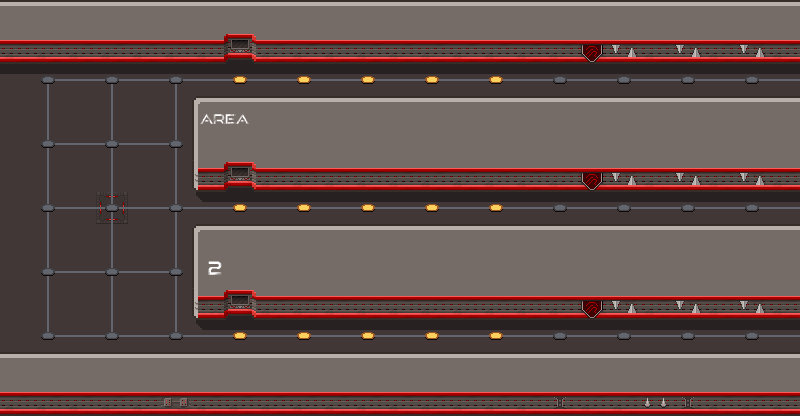

Below is a game level as drawn by its tile map, then a one-line description and the .tmx file that defines it, in full:
An orthogonal 25x13 tile map with 32x32 px tiles, 6 tile layers (floor, shadow, wall, line, ...), 3 tilesets.

<map version="1.10" tiledversion="1.10.2" orientation="orthogonal" renderorder="right-down" width="25" height="13" tilewidth="32" tileheight="32" infinite="0" nextlayerid="7" nextobjectid="1">
 <tileset firstgid="1" source="alien_spaceship_tileset2.tsx" />
 <tileset firstgid="241" source="alien_spaceship_tileset.tsx" />
 <tileset firstgid="433" source="scifi_tileset_01.tsx" />
 <layer id="2" name="floor" width="25" height="13">
  <data encoding="csv">
141,141,141,141,141,141,141,141,141,141,141,141,141,141,141,141,141,141,141,141,141,141,141,141,141,
141,141,141,141,141,141,141,141,141,141,141,141,141,141,141,141,141,141,141,141,141,141,141,141,141,
141,141,141,141,141,141,141,141,141,141,141,141,141,141,141,141,141,141,141,141,141,141,141,141,141,
141,141,141,141,141,141,141,141,141,141,141,141,141,141,141,141,141,141,141,141,141,141,141,141,141,
141,141,141,141,141,141,141,141,141,141,141,141,141,141,141,141,141,141,141,141,141,141,141,141,141,
141,141,141,141,141,141,141,141,141,141,141,141,141,141,141,141,141,141,141,141,141,141,141,141,141,
141,141,141,183,141,141,141,141,141,141,141,141,141,141,141,141,141,141,141,141,141,141,141,141,141,
141,141,141,141,141,141,141,141,141,141,141,141,141,141,141,141,141,141,141,141,141,141,141,141,141,
141,141,141,141,141,141,141,141,141,141,141,141,141,141,141,141,141,141,141,141,141,141,141,141,141,
141,141,141,141,141,141,141,141,141,141,141,141,141,141,141,141,141,141,141,141,141,141,141,141,141,
141,141,141,141,141,141,141,141,141,141,141,141,141,141,141,141,141,141,141,141,141,141,141,141,141,
141,141,141,141,141,141,141,141,141,141,141,141,141,141,141,141,141,141,141,141,141,141,141,141,141,
141,141,141,141,141,141,141,141,141,141,141,141,141,141,141,141,141,141,141,141,141,141,141,141,141
</data>
 </layer>
 <layer id="5" name="shadow" width="25" height="13" opacity="0.4">
  <data encoding="csv">
0,0,0,0,0,0,0,0,0,0,0,0,0,0,0,0,0,0,0,0,0,0,0,0,0,
0,0,0,0,0,0,0,36,0,0,0,0,0,0,0,0,0,0,0,0,0,0,0,0,0,
22,22,22,22,22,22,22,22,22,22,22,22,22,22,22,22,22,22,22,22,22,22,22,22,22,
0,0,0,0,0,0,0,0,0,0,0,0,0,0,0,0,0,0,0,0,0,0,0,0,0,
0,0,0,0,0,0,0,0,0,0,0,0,0,0,0,0,0,0,0,0,0,0,0,0,0,
0,0,0,0,0,0,0,36,0,0,0,0,0,0,0,0,0,0,0,0,0,0,0,0,0,
0,0,0,0,0,0,24,22,22,22,22,22,22,22,22,22,22,22,22,22,22,22,22,22,22,
0,0,0,0,0,0,0,0,0,0,0,0,0,0,0,0,0,0,0,0,0,0,0,0,0,
0,0,0,0,0,0,0,0,0,0,0,0,0,0,0,0,0,0,0,0,0,0,0,0,0,
0,0,0,0,0,0,0,36,0,0,0,0,0,0,0,0,0,0,0,0,0,0,0,0,0,
0,0,0,0,0,0,24,22,22,22,22,22,22,22,22,22,22,22,22,22,22,22,22,22,22,
0,0,0,0,0,0,0,0,0,0,0,0,0,0,0,0,0,0,0,0,0,0,0,0,0,
0,0,0,0,0,0,0,0,0,0,0,0,0,0,0,0,0,0,0,0,0,0,0,0,0
</data>
 </layer>
 <layer id="3" name="wall" width="25" height="13">
  <data encoding="csv">
53,53,53,53,53,53,53,53,53,53,53,53,53,53,53,53,53,53,53,53,53,53,53,53,53,
111,111,111,111,111,111,111,113,111,111,111,111,111,111,111,111,111,111,116,106,111,106,111,106,111,
0,0,0,0,0,0,0,0,0,0,0,0,0,0,0,0,0,0,0,0,0,0,0,0,0,
0,0,0,0,0,0,34,53,53,53,53,53,53,53,53,53,53,53,53,53,53,53,53,53,53,
0,0,0,0,0,0,44,1,1,1,1,1,1,1,1,1,1,1,1,1,1,1,1,1,1,
0,0,0,0,0,0,14,113,111,111,111,111,111,111,111,111,111,111,116,106,111,106,111,106,111,
0,0,0,0,0,0,0,0,0,0,0,0,0,0,0,0,0,0,0,0,0,0,0,0,0,
0,0,0,0,0,0,34,53,53,53,53,53,53,53,53,53,53,53,53,53,53,53,53,53,53,
0,0,0,0,0,0,44,1,1,1,1,1,1,1,1,1,1,1,1,1,1,1,1,1,1,
0,0,0,0,0,0,14,113,111,111,111,111,111,111,111,111,111,111,116,106,111,106,111,106,111,
0,0,0,0,0,0,0,0,0,0,0,0,0,0,0,0,0,0,0,0,0,0,0,0,0,
53,53,53,53,53,53,53,53,53,53,53,53,53,53,53,53,53,53,53,53,53,53,53,53,53,
111,111,111,111,111,108,111,111,111,111,111,111,111,111,111,111,111,104,111,111,103,104,111,111,111
</data>
 </layer>
 <layer id="4" name="line" width="25" height="13">
  <data encoding="csv">
0,0,0,0,0,0,0,0,0,0,0,0,0,0,0,0,0,0,0,0,0,0,0,0,0,
0,0,0,0,0,0,0,0,0,0,0,0,0,0,0,0,0,0,0,0,0,0,0,0,0,
0,2684354720,2684354739,3221225631,2684354739,3221225631,1610612915,1610612915,1610612915,1610612915,1610612915,1610612915,1610612915,1610612915,1610612915,1610612915,1610612915,1610612915,1610612915,1610612915,1610612915,1610612915,1610612915,2684354739,2684354739,
0,179,0,179,0,3221225651,0,0,0,0,0,0,0,0,0,0,0,0,0,0,0,0,0,0,0,
0,2684354719,2684354739,169,2684354739,1610612895,0,0,0,0,0,0,0,0,0,0,0,0,0,0,0,0,0,0,0,
0,179,0,179,0,3221225651,0,0,0,0,0,0,0,0,0,0,0,0,0,0,0,0,0,0,0,
0,2684354719,2684354739,169,2684354739,169,1610612915,1610612915,1610612915,1610612915,1610612915,1610612915,1610612915,1610612915,1610612915,1610612915,1610612915,1610612915,1610612915,1610612915,1610612915,1610612915,1610612915,2684354739,2684354739,
0,179,0,179,0,3221225651,0,0,0,0,0,0,0,0,0,0,0,0,0,0,0,0,0,0,0,
0,2684354719,2684354739,169,2684354739,1610612895,0,0,0,0,0,0,0,0,0,0,0,0,0,0,0,0,0,0,0,
0,179,0,179,0,3221225651,0,0,0,0,0,0,0,0,0,0,0,0,0,0,0,0,0,0,0,
0,160,2684354739,159,2684354739,159,1610612915,1610612915,1610612915,1610612915,1610612915,1610612915,1610612915,1610612915,1610612915,1610612915,1610612915,1610612915,1610612915,1610612915,1610612915,1610612915,1610612915,2684354739,2684354739,
0,0,0,0,0,0,0,0,0,0,0,0,0,0,0,0,0,0,0,0,0,0,0,0,0,
0,0,0,0,0,0,0,0,0,0,0,0,0,0,0,0,0,0,0,0,0,0,0,0,0
</data>
 </layer>
 <layer id="1" name="point" width="25" height="13">
  <data encoding="csv">
0,0,0,0,0,0,0,0,0,0,0,0,0,0,0,0,0,0,0,0,0,0,0,0,0,
0,0,0,0,0,0,0,0,0,0,0,0,0,0,0,0,0,0,0,0,0,0,0,0,0,
0,168,0,168,0,168,0,158,0,158,0,158,0,158,0,158,0,168,0,168,0,168,0,168,0,
0,0,0,0,0,0,0,0,0,0,0,0,0,0,0,0,0,0,0,0,0,0,0,0,0,
0,168,0,168,0,168,0,0,0,0,0,0,0,0,0,0,0,0,0,0,0,0,0,0,0,
0,0,0,0,0,0,0,0,0,0,0,0,0,0,0,0,0,0,0,0,0,0,0,0,0,
0,168,0,168,0,168,0,158,0,158,0,158,0,158,0,158,0,168,0,168,0,168,0,168,0,
0,0,0,0,0,0,0,0,0,0,0,0,0,0,0,0,0,0,0,0,0,0,0,0,0,
0,168,0,168,0,168,0,0,0,0,0,0,0,0,0,0,0,0,0,0,0,0,0,0,0,
0,0,0,0,0,0,0,0,0,0,0,0,0,0,0,0,0,0,0,0,0,0,0,0,0,
0,168,0,168,0,168,0,158,0,158,0,158,0,158,0,158,0,168,0,168,0,168,0,168,0,
0,0,0,0,0,0,0,0,0,0,0,0,0,0,0,0,0,0,0,0,0,0,0,0,0,
0,0,0,0,0,0,0,0,0,0,0,0,0,0,0,0,0,0,0,0,0,0,0,0,0
</data>
 </layer>
 <layer id="6" name="p" width="25" height="13">
  <data encoding="csv">
0,0,0,0,0,0,0,0,0,0,0,0,0,0,0,0,0,0,0,0,0,0,0,0,0,
0,0,0,0,0,0,0,0,0,0,0,0,0,0,0,0,0,0,0,0,0,0,0,0,0,
0,0,0,0,0,0,0,0,0,0,0,0,0,0,0,0,0,0,0,0,0,0,0,0,0,
0,0,0,0,0,0,583,584,0,0,0,0,0,0,0,0,0,0,0,0,0,0,0,0,0,
0,0,0,0,0,0,0,0,0,0,0,0,0,0,0,0,0,0,0,0,0,0,0,0,0,
0,0,0,0,0,0,0,0,0,0,0,0,0,0,0,0,0,0,0,0,0,0,0,0,0,
0,0,0,0,0,0,0,0,0,0,0,0,0,0,0,0,0,0,0,0,0,0,0,0,0,
0,0,0,0,0,0,0,0,0,0,0,0,0,0,0,0,0,0,0,0,0,0,0,0,0,
0,0,0,0,0,0,587,0,0,0,0,0,0,0,0,0,0,0,0,0,0,0,0,0,0,
0,0,0,0,0,0,0,0,0,0,0,0,0,0,0,0,0,0,0,0,0,0,0,0,0,
0,0,0,0,0,0,0,0,0,0,0,0,0,0,0,0,0,0,0,0,0,0,0,0,0,
0,0,0,0,0,0,0,0,0,0,0,0,0,0,0,0,0,0,0,0,0,0,0,0,0,
0,0,0,0,0,0,0,0,0,0,0,0,0,0,0,0,0,0,0,0,0,0,0,0,0
</data>
 </layer>
</map>
